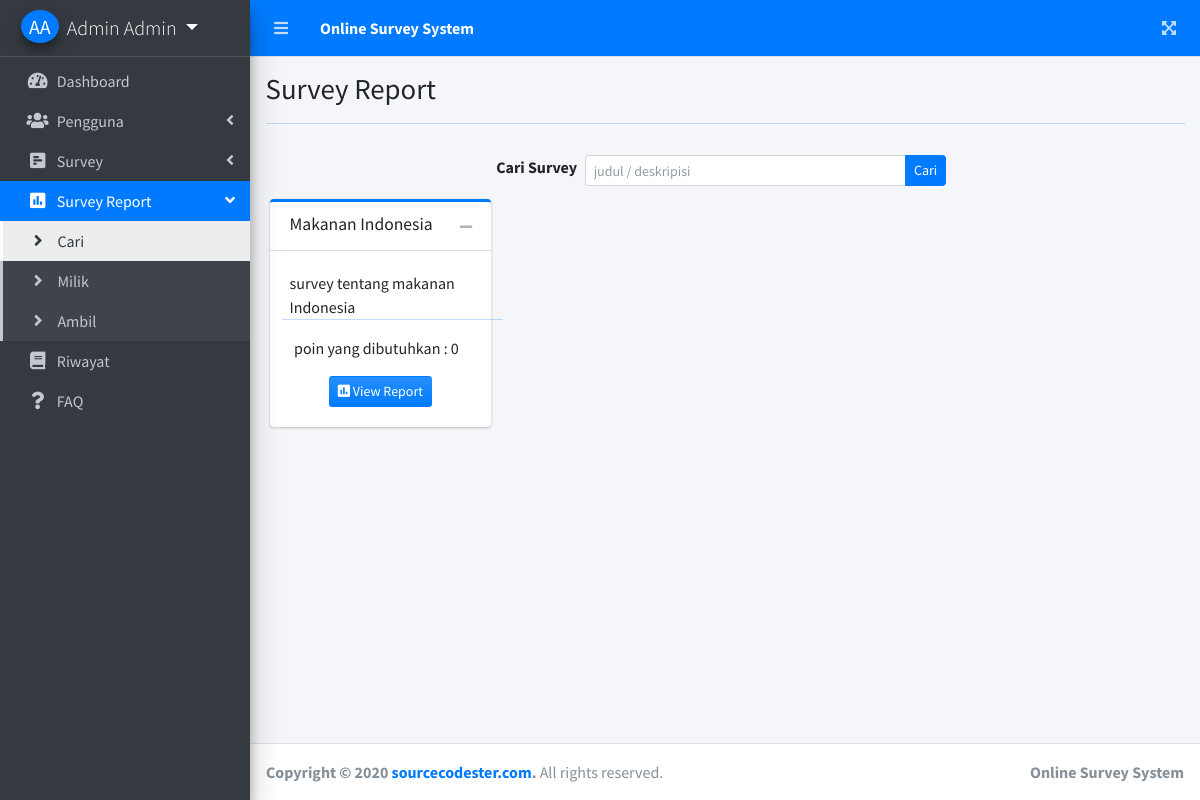
/survey.php?page=survey_report (signed in), run on the app's committed database.
### tables this page shows
CREATE TABLE `survey_set` (
  `id` int(30) NOT NULL,
  `title` varchar(200) NOT NULL,
  `description` text NOT NULL,
  `user_id` int(30) NOT NULL,
  `start_date` date NOT NULL,
  `end_date` date NOT NULL,
  `date_created` datetime NOT NULL DEFAULT current_timestamp(),
  `skor` int(11) NOT NULL,
  `poin_survey` int(30) NOT NULL,
  `stok_poin` int(30) NOT NULL,
  `poin_r` int(30) NOT NULL,
  `status_r` varchar(50) NOT NULL,
  `status_s` varchar(30) NOT NULL
);

### survey_report.php (the view, shortened to what this page needs)
<?php include 'db_connect.php' ?>
<div class="col-lg-12">
	<div class="d-flex w-100 justify-content-center align-items-center mb-2">
		<label for="" class="control-label">Cari Survey</label>
		<div class="input-group input-group-sm col-sm-5">
          <input type="text" class="form-control" id="filter" placeholder="judul / deskripisi ">
          <span class="input-group-append">
            <button type="button" class="btn btn-primary btn-flat" id="search">Cari</button>
          </span>
        </div>
	</div>
	<div class="row">
		<?php
		$survey = $conn->query("SELECT * FROM survey_set order by rand() ");
		while($row=$survey->fetch_assoc()):
			if($row['status_r'] == 'sedang berbagi'){?>
				<div class="col-md-3 py-1 px-1 survey-item">
			<div class="card card-outline card-primary">
              <div class="card-header">
                <h3 class="card-title"><?php echo ucwords($row['title']) ?></h3>
                <div class="card-tools">
                  <button type="button" class="btn btn-tool" data-card-widget="collapse">
                    <i class="fas fa-minus"></i>
                  </button>
                </div>
              </div>
              <div class="card-body" style="display: block;">
               <?php echo $row['description'] ?>
               <div class="row">
               	<hr class="border-primary">
				<p> poin yang dibutuhkan : <?php echo $row['poin_r'] ?> </p>
               	<div class="d-flex justify-content-center w-100 text-center">
               			<a href="survey.php?page=detail_survey_report&id=<?php echo $row['id'] ?>" class="btn btn-sm bg-gradient-primary"><i class="fa fa-poll"></i> View Report</a>
               	</div>
               </div>
              </div>
            </div>
		</div>
		<?php
			}
		?>
	<?php endwhile;
		?>
	</div>
</div>

### data on the page
survey_set: title "Makanan Indonesia", description "survey tentang makanan Indonesia", poin_r "0"

### other printed values
$_SESSION['login_firstname'].' '.$_SESSION['login_lastname'] "Admin Admin"
$title "Survey Report"
